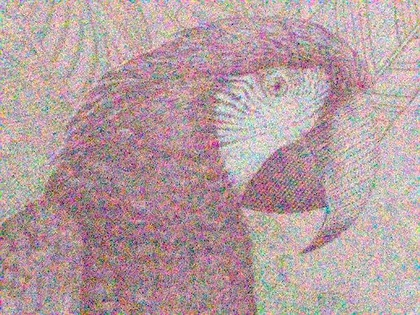
%> input picture Matlab/Imaging/standard_test_images/NoiseTest_Test_Image_Crop.jpg, 420 x 315 px, shrunk from 518 x 388 before the run
$ octave FourierImagingSTFT.m   (GNU Octave 9; MATLAB toolbox functions it lacks are replaced by stand-ins)
%> lines starting %> are read from the running program, lines starting %| are printed output that depends on the picture
clc, clearvars, close all
%----------------------Settings------------------------------------
win_height = 2^6
win_width = 2^6

overlap = 0.5;

% Step size between windows
windowSampleStep_Y = round(win_height * overlap);
windowSampleStep_X = round(win_width  * overlap);

%-----------------------------------Load Image----------------------------------
f = imread('C:\Users\smegl\OneDrive\Desktop\Code\Matlab\Imaging\standard_test_images\NoiseTest_Test_Image_Crop.jpg'); %zeros(size,size) + noise;
%> f is the input picture: size 315x420x3 uint8; mean R, G, B 182, 158.3, 161.2
f = rgb2gray(f); %convert to gray scale
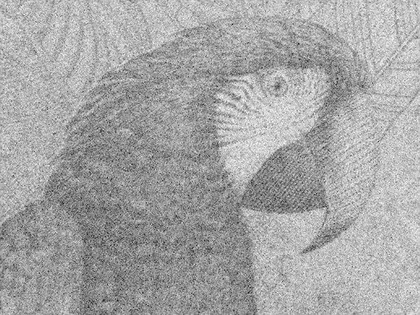
%> f: size 315x420 uint8; min 19, max 255, mean 165.7
f = im2double(f); %convert to double
%> f: size 315x420 double

[rows, cols] = size(f);
%> rows = 315; cols = 420

% Optional noise
% noise = 0.2 * randn(rows, cols);
% f = f + noise;

figure(1)
imshow(f, [])

%-----------------------2D Window-----------------------------
[X, Y] = meshgrid(1:win_width, 1:win_height);

W = (sin(pi*X/win_width)).^2 .* (sin(pi*Y/win_height)).^2;

%--------------------Padding Data------------------------------------------
% Adding zeros so that a whole number of windows fits within the data
padSize_Y = mod(-rows, windowSampleStep_Y);
%> padSize_Y = 5
padSize_X = mod(-cols, windowSampleStep_X);
%> padSize_X = 28

raw_data_padded = padarray(f, [padSize_Y padSize_X], 0, 'post');
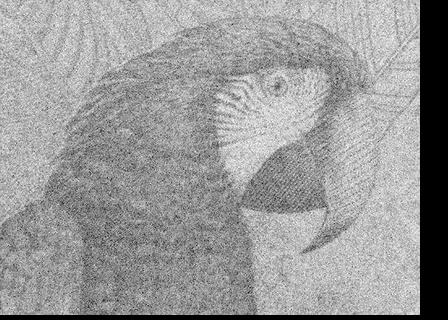
%> raw_data_padded: size 320x448 double; min 0, max 1, mean 0.6
raw_data_padded = padarray(raw_data_padded, [windowSampleStep_Y windowSampleStep_X], 0, 'pre');
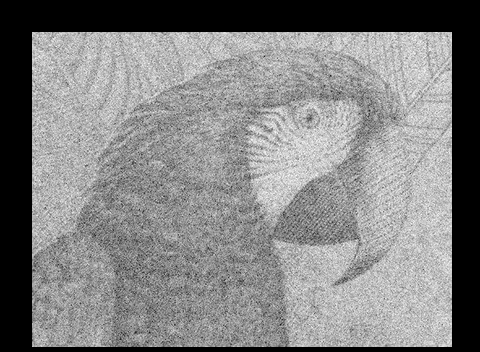
%> raw_data_padded: size 352x480 double; min 0, max 1, mean 0.509

[padded_rows, padded_cols] = size(raw_data_padded);
%> padded_rows = 352; padded_cols = 480

%-------------------Number of Windows-----------------
numWindows_X = floor((padded_cols - win_width)/windowSampleStep_X) + 1;
%> numWindows_X = 14

numWindows_Y = floor((padded_rows - win_height)/windowSampleStep_Y) + 1;
%> numWindows_Y = 10

%--------------------Outputs Arrays----------------------
f_denoised = zeros(padded_rows, padded_cols);
window_weight = zeros(padded_rows,padded_cols);

%------------------Mask for Denoising-----------------------
[x,y] = meshgrid(-win_width/2:win_width/2-1, -win_height/2:win_height/2-1); %creating a grid of all frequencies -N/2 to N/2-1

radius = sqrt(x.^2 + y.^2); % comparison radius

cutoff = 20; %Frequency cutoff

mask = radius < cutoff; %Mask, at what points do you cut

%-----------------------2D STFT--------------------------------------
for j = 1:numWindows_Y

    % The start/end index position of each window
    startY = (j-1)*windowSampleStep_Y + 1;
    endY   = startY + win_height - 1;

    for k = 1:numWindows_X

        % The start/end index position of each window
        startX = (k-1)*windowSampleStep_X + 1;
        endX   = startX + win_width - 1;

        %--------------------Window of Data--------------------
        windowData = raw_data_padded(startY:endY, startX:endX);

        %-------------Apply Window---------------------------
        windowedData = windowData .* W;

        %------------------------ FFT -----------------------------

        % Calculating the FFT of the window
        fhat_data = fft2(windowedData);

        % Shift FFT to center
        fhat_shifted = fftshift(fhat_data);

        %---------------- Low Pass Filter -----------------------------
        fhat_filtered = fhat_shifted .* mask;

        %-----------------Inverse FFT--------------------------------
        f_window_denoised = real(ifft2(ifftshift(fhat_filtered)));

        %------------------------- Reconstruction ---------------------
        f_denoised(startY:endY, startX:endX) = f_denoised(startY:endY, startX:endX) + f_window_denoised .* W;

        % Update the window weight for the current segment
        window_weight(startY:endY, startX:endX) = window_weight(startY:endY, startX:endX) + W.^2;
    end
end
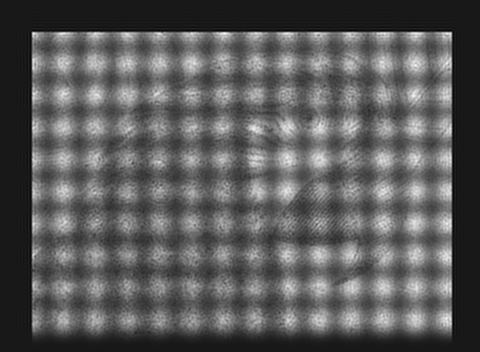
%> f_denoised: size 352x480 double; min -0.0996, max 0.952, mean 0.277; drawn with min black and max white

%---------------------- Normalize ---------------------------------------
window_weight(window_weight < 1e-6) = 1;
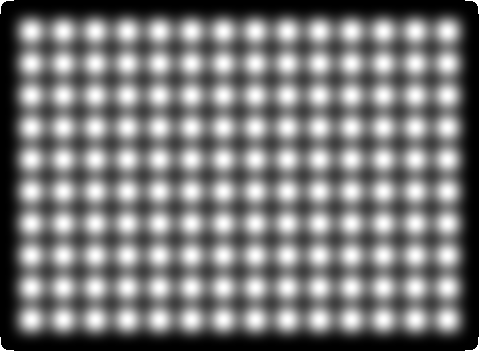
%> window_weight: size 352x480 double; min 1.18e-06, max 1, mean 0.483

f_denoised = f_denoised ./ window_weight;
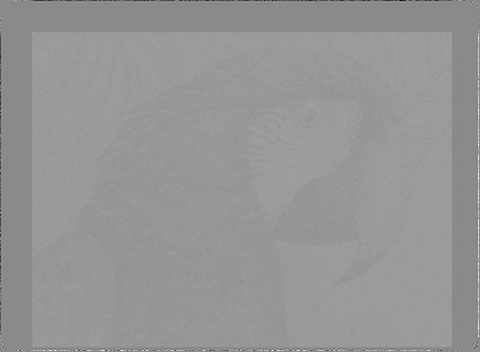
%> f_denoised: size 352x480 double; min -6.06, max 5.12, mean 0.505; drawn with min black and max white

%---------------------- Trim Back To Original Size ----------------------
f_denoised = f_denoised(windowSampleStep_Y:rows+windowSampleStep_Y-1, windowSampleStep_X:cols+windowSampleStep_X-1);
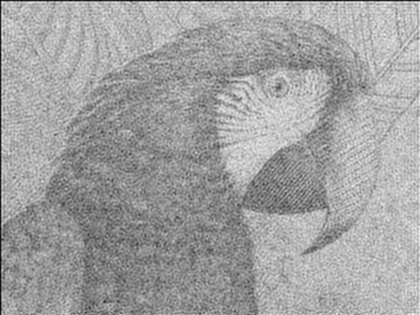
%> f_denoised: size 315x420 double; min 0.0184, max 1.01, mean 0.647; drawn with min black and max white

%---------------------- Display Image ----------------------------------
figure(2)
imshow(f_denoised, []);
title('Denoised Image');
